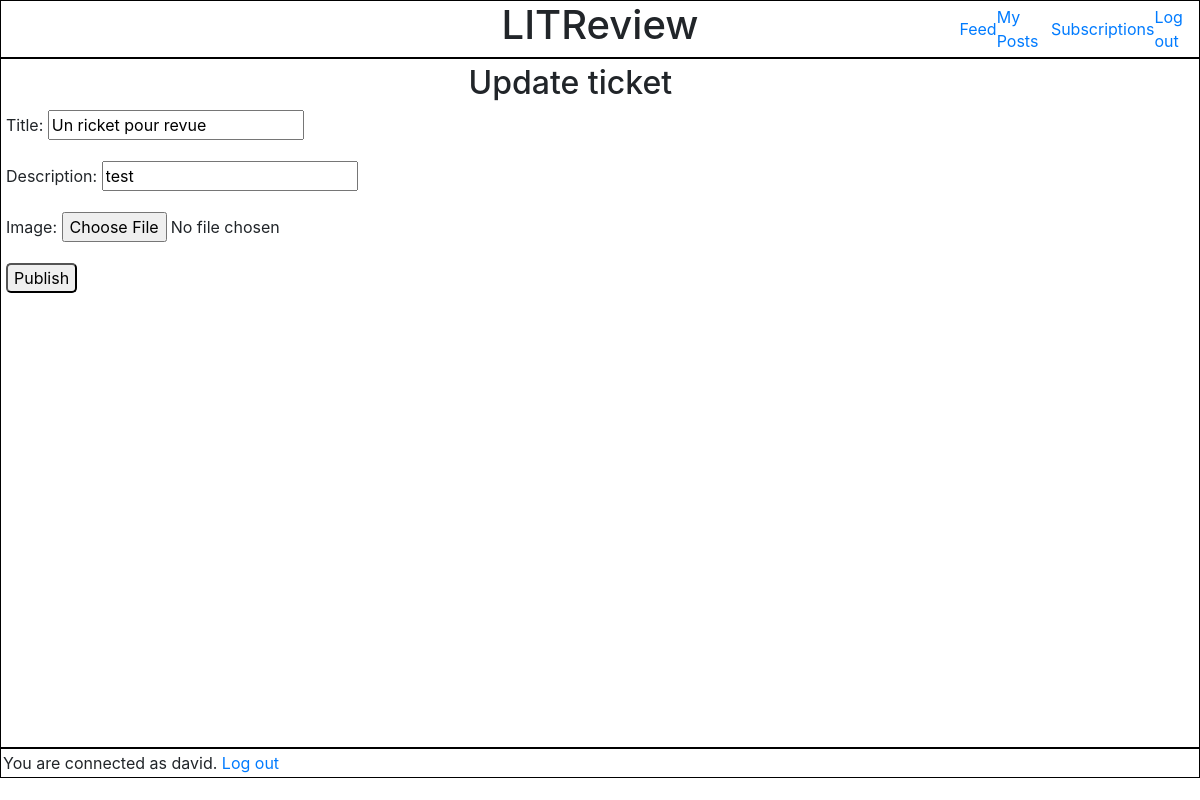
Page /feedapp/25/ticket_update (signed in) on the committed database.
### feedapp/models.py (models this page shows, shortened)
class Ticket(models.Model):
    title = models.CharField(max_length=128)
    description = models.CharField(max_length=2048, blank=True)
    user = models.ForeignKey(settings.AUTH_USER_MODEL, on_delete=models.CASCADE)
    image = models.ImageField(null=True, blank=True)
    time_created = models.DateTimeField(auto_now_add=True)
    IMAGE_MAX_SIZE = (100, 100)

### authentication/models.py (models this page shows)
class User(AbstractUser):
    username = models.CharField(max_length=20, unique=True)
    USERNAME_FIELD = 'username'

### feedapp/views.py (the view, shortened to what this page needs)
# urls.py: path('feedapp/<int:ticket_id>/ticket_update', modify_ticket, name='ticket_update'),
@login_required
def modify_ticket(request, ticket_id):
    ticket = get_object_or_404(models.Ticket, id=ticket_id)
    form = forms.TicketForm(instance=ticket)
    return render(request, 'feedapp/ticket_update.html', context={'ticket_update': form})

### feedapp/forms.py
class TicketForm(forms.ModelForm):
    edit_form = forms.BooleanField(widget=forms.HiddenInput, initial=True)
    class Meta:
        model = models.Ticket
        fields = ['title', 'description', 'image']

### feedapp/templates/feedapp/ticket_update.html (shortened to what this page needs)
{% extends 'base.html' %}
    {% block content %}
        <div class="main_content" id="ticket_update_zone">
            <div class="answer_to_ticket">
                <div class="answer_to_ticket_area" id="ticket_update">
                    <h2>Update ticket</h2>
                    <form method="post" enctype="multipart/form-data">
                      {{ ticket_update.as_p }}
                      <button type="submit">Publish</button>
                    </form>
                </div>
            </div>
        </div>
    {% endblock content %}

### templates/base.html (shortened to what this page needs)
<!DOCTYPE html>
<html lang="en">
<head>
    {% load static %}
    <link rel="stylesheet" href="{% static 'style.css' %}">
    <link rel="stylesheet" href="https://cdn.jsdelivr.net/npm/bootstrap@4.3.1/dist/css/bootstrap.min.css">
    <link rel="stylesheet" href="https://cdnjs.cloudflare.com/ajax/libs/font-awesome/4.7.0/css/font-awesome.min.css">
</head>
<body>
    <header class="base_header">
        <div id="header_spaceholder"></div>
        <div class="header_h1"><h1>LITReview</h1></div>
      <nav>
          <a href="{% url 'home_page' %}">Feed</a>
          <a href="{% url 'my_posts_page' %}">My Posts</a>
          <a href="{% url 'subscription_page' %}">Subscriptions</a>
          {% if user.is_authenticated %}
            <a href="{% url 'logout_page' %}">Log out</a>
          {% endif %}
      </nav>
    </header>
  {% block content %} {% endblock content %}
  {% if user.is_authenticated %}
    <footer>You are connected as {{ user }}. <a href="{% url 'logout_page' %}">Log out</a></footer>
  {% endif %}
</body>
</html>

### static/style.css (style rules this page uses)
.base_header { border: 1px black solid; display: flex; justify-content: center; }
.base_header nav { display: flex; flex: 0.3; justify-content: space-around; align-items: center; text-decoration: none; }
.base_header #header_spaceholder { flex: 0.3; }
.base_header .header_h1 { display: flex; flex: 0.9; justify-content: center; align-items: center; }
.main_content { border: 1px black solid; display: flex; flex-direction: column; justify-content: center; align-items: center; padding: 5px; min-height: 690px; }
.main_content h2 { text-align: center; }
.main_content button { border-radius: 5px; }
.answer_to_ticket { width: 95%; }
.answer_to_ticket .answer_to_ticket_area { border: 1px black solid; }
#ticket_update_zone { justify-content: flex-start; align-items: flex-start; }
#ticket_update { border: none; }
footer { border: 1px black solid; display: flex; width: 100%; padding: 2px; }

### rows in the picture
Ticket: title "Un ricket pour revue", description "test"
User: username "david"
